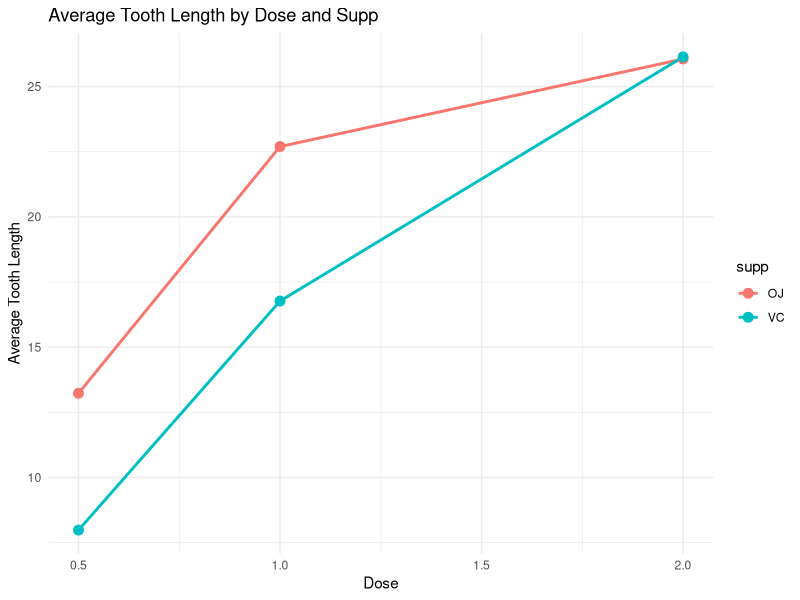
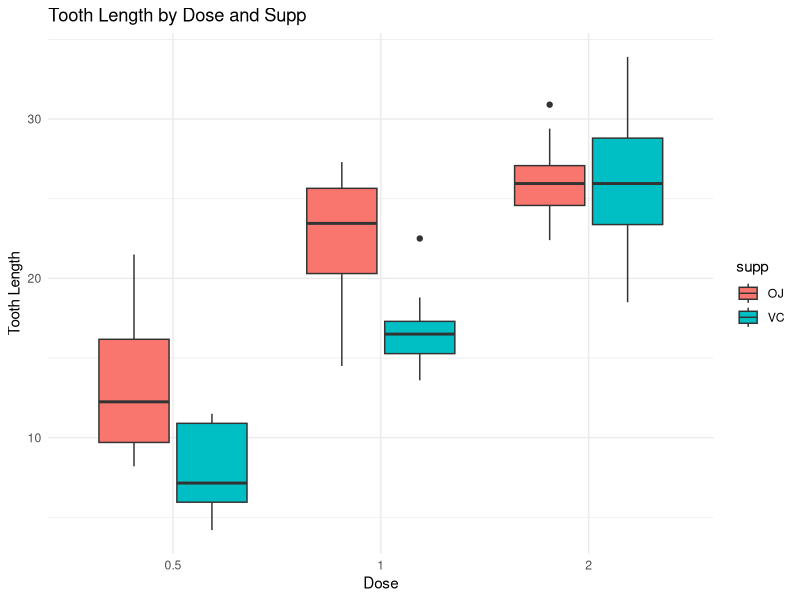

The R source for these figures, in order:
# Load the ggplot2 library for data visualization.
library(ggplot2)

# Load the built-in ToothGrowth dataset, which contains information on tooth length.
data("ToothGrowth")

# Convert the dataset into a data frame for easier manipulation (optional in this case).
a <- as.data.frame(ToothGrowth)

# View the dataset in a spreadsheet-like format (only works in RStudio or similar environments).
View(a)

# Plot 1: Line and point plot showing the average tooth length by dose and supplement type.
ggplot(a, aes(x = dose, y = len, color = supp, group = supp)) +
  # Add lines connecting the mean values of tooth length for each dose, grouped by supplement type.
  stat_summary(fun = mean, geom = "line", linewidth = 1) + 
  # Add points representing the mean values of tooth length for each dose, grouped by supplement type.
  stat_summary(fun = mean, geom = "point", size = 3) + 
  # Add titles and axis labels to the plot.
  labs(
    title = "Average Tooth Length by Dose and Supp", # Main title of the plot.
    x = "Dose",                                    # Label for the x-axis.
    y = "Average Tooth Length"                     # Label for the y-axis.
  ) +
  # Apply a minimal theme to the plot for a clean and simple appearance.
  theme_minimal()

# Plot 2: Boxplot showing the distribution of tooth lengths by dose and supplement type.
ggplot(a, aes(x = as.factor(dose), y = len, fill = supp)) +
  # Add boxplots for tooth length grouped by dose (converted to a categorical variable) and supplement type.
  geom_boxplot() +
  # Add titles and axis labels to the plot.
  labs(
    title = "Tooth Length by Dose and Supp", # Main title of the plot.
    x = "Dose",                            # Label for the x-axis.
    y = "Tooth Length"                     # Label for the y-axis.
  ) +
  # Apply a minimal theme to the plot for a clean and simple appearance.
  theme_minimal()
